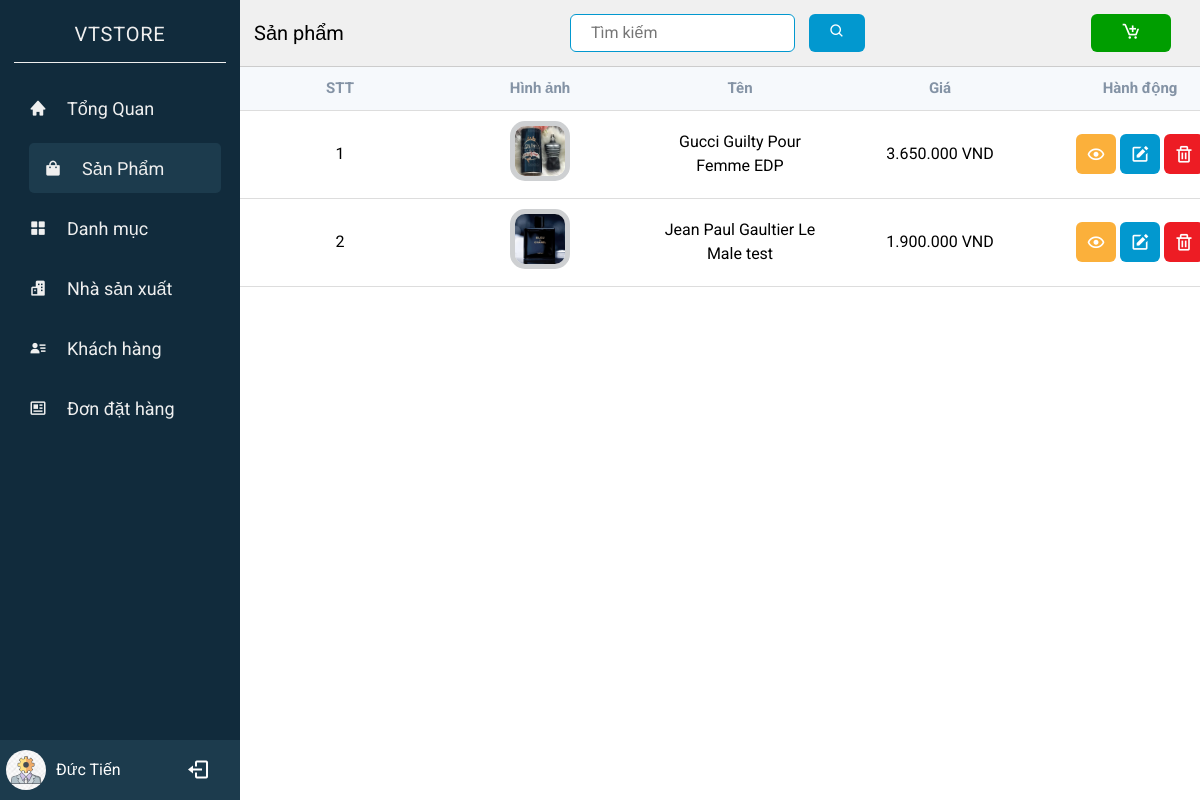
Page /?controller=product (signed in) on the committed database.
### tables this page shows
CREATE TABLE `products` (
  `id` int(11) NOT NULL,
  `name` varchar(255) NOT NULL,
  `price` int(11) DEFAULT NULL,
  `description` varchar(255) DEFAULT NULL,
  `img` text DEFAULT NULL,
  `category_id` int(11) DEFAULT NULL,
  `manufacturer_id` int(11) DEFAULT NULL,
  `status_delete` tinyint(1) NOT NULL DEFAULT 0,
  `create_at` datetime DEFAULT current_timestamp(),
  `update_at` datetime DEFAULT NULL
);

### Controllers/BaseController.php (called while the page is built, shortened)
<?php
class BaseController
{
    protected function view($viewPath, array $data = [])
    {
        require(self::VIEW_FOLDER_NAME . '/' . str_replace('.', '/', $viewPath) . '.php');
    }
}

### Controllers/ProductController.php (called while the page is built, shortened)
<?php
class ProductController extends BaseController
{
    private $productModel;
    public function __construct()
    {
        $this->productModel = new ProductModel();
    }
    public function index()
    {
        $select = ['id', 'name', 'price', 'img'];
        $order = ['id'];
        $result = $this->productModel->getAll($select, $order);
        $this->view('admin.products.index', ['result' => $result]);
    }
}

### index.php (called while the page is built, shortened)
<?php
require './Core/Database.php';
require './Models/BaseModel.php';
require './Controllers/BaseController.php';
$actionName = $_REQUEST['action'] ?? 'index';
$controllerObject = new $controllerName();
$controllerObject->$actionName();

### Core/Database.php (called while the page is built, shortened)
<?php
class Database
{
    public function Connect()
    {
        $connect = mysqli_connect(self::HOST, self::USERNAME, self::PASSWORD, self::DB_NAME);
        mysqli_set_charset($connect, 'utf8');
        if (mysqli_connect_errno() === 0) {
            return $connect;
        }
        return false;
    }
}

### Models/BaseModel.php (called while the page is built, shortened)
<?php
class BaseModel extends Database
{
    protected $connect;
    public function __construct()
    {
        $this->connect = $this->connect();
    }
    public function All($table, $select = ['*'], $orderBys = [], $limit = 1000)
    {
        $columns = implode(', ', $select);
        $orderByString = implode(' ', $orderBys);
        if ($orderByString) {
            $sql = "SELECT ${columns} FROM ${table} ORDER BY ${orderByString} LIMIT ${limit}";
        } else {
            $sql = "SELECT ${columns} FROM ${table}  LIMIT ${limit}";
        }
        $query = $this->_query($sql);
        $data = [];
        while ($row = mysqli_fetch_assoc($query)) {
            array_push($data, $row);
        }
        return $data;
    }
    private function _query($sql)
    {
        return mysqli_query($this->connect, $sql);
    }
}

### Models/ProductModel.php (called while the page is built, shortened)
<?php
class ProductModel extends BaseModel
{
    public function getAll($select = [], $orderBys = [], $limit = 1000)
    {
        return $this->all(self::TABLE, $select, $orderBys, $limit);
    }
}

### View/admin/products/index.php (the view, shortened to what this page needs)
<!DOCTYPE html>
<html lang="en">
<head>
    <link href="https://unpkg.com/boxicons@2.1.2/css/boxicons.min.css" rel="stylesheet" />
    <link rel="stylesheet" href="./Public/css/admin/Sidebar.css">
    <link rel="stylesheet" href="./Public/css/admin/Product.css">
</head>
<body>
    <div class="container">
        <?php include "./View/admin/include/sidebar.php" ?>
        <div class="home-content">
            <div class="home-content-table">
                <div class="home-content-table_header">
                    <p>Sản phẩm</p>
                    <form action="?controller=product&action=find" method="post">
                        <input type="text" placeholder="Tìm kiếm" name=search autocomplete="off">
                        <button class="btn-search" type="submit">
                            <i class='bx bx-search'></i>
                        </button>
                    </form>
                    <a href="?controller=product&action=formCreate">
                        <button class="btn-card-add">
                            <i class='bx bx-cart-add'></i>
                        </button>
                    </a>
                </div>
                <div class="home-content-table_section">
                    <table>
                        <thead>
                            <tr>
                                <th>STT</th>
                                <th>Hình ảnh</th>
                                <th>Tên</th>
                                <th>Giá</th>
                                <th>Hành động</th>
                            </tr>
                        </thead>
                        <tbody>
                            <?php
                            $number = 1;
                            foreach ($result as $value) : ?>
                                <tr>
                                    <td>
                                        <?php echo $number;
                                        $number++ ?> </td>
                                        <td><img src="./Public/img/product/<?php echo $value['img'] ?>" alt=""></td>
                                        <td><?php echo $value['name']; ?></td>
                                        <td><?php echo number_format($value['price'], 0, '.', '.'); ?> VND</td>
                                        <td>
                                            <div class="button-wrap">
                                                <a href="?controller=product&action=show&id=<?php echo $value["id"]; ?>">
                                                    <button>
                                                        <i class='bx bx-show'></i>
                                                    </button>
                                                </a>
                                                <a href="?controller=product&action=formUpdate&id=<?php echo $value["id"]; ?>">
                                                    <button>
                                                        <i class='bx bxs-edit'></i>
                                                    </button>
                                                </a>
                                                <a href="#" onclick="handleDelete(<?php echo $value['id']; ?>)">
                                                    <button>
                                                        <i class='bx bx-trash'></i>
                                                    </button>
                                                </a>
                                            </div>
                                        </td>
                                    </tr>
                                <?php endforeach; ?>
                            </tbody>
                        </table>
                    </div>
                </div>
            </div>
        </div>
    </body>
    </html>

### View/admin/include/sidebar.php (shortened to what this page needs)
<?php
$page =  strtolower($_REQUEST['controller'])
?>
<div class="sidebar">
    <div class="logo-content">
        <div class="logo">
            <div class="logo-name">VTSTORE</div>
        </div>
    </div>
    <ul class="nav-list">
        <li>
            <a href="?controller=home" class="<?php if ($page == 'home') {
                                                    echo 'active';
                                                } ?>">
                <i class="bx bxs-home"></i>
                <span class="links-name">Tổng Quan</span>
            </a>
        </li>
        <li>
            <a href="?controller=product" class="<?php if ($page == 'product') {
                                                        echo 'active';
                                                    } ?>">
                <i class="bx bxs-shopping-bag"></i>
                <span class="links-name">Sản Phẩm</span>
            </a>
        </li>
        <li>
            <a href="?controller=category" class="<?php if ($page == 'category') {
                                                        echo 'active';
                                                    } ?>">
                <i class="bx bxs-grid-alt"></i>
                <span class="links-name">Danh mục</span>
            </a>
        </li>
        <li>
            <a href="?controller=manufacturer" class="<?php if ($page == 'manufacturer') {
                                                            echo 'active';
                                                        } ?>">
                <i class='bx bxs-buildings'></i>
                <span class="links-name">Nhà sản xuất</span>
            </a>
        </li>
        <li>
            <a href="?controller=user" class="<?php if ($page == 'user') {
                                                    echo 'active';
                                                } ?>">
                <i class='bx bxs-user-detail'></i>
                <span class="links-name">Khách hàng</span>
            </a>
        </li>
        <li>
            <a href="?controller=order" class="<?php if ($page == 'order') {
                                                    echo 'active';
                                                } ?>">
                <i class='bx bx-news'></i>
                <span class="links-name">Đơn đặt hàng</span>
            </a>
        </li>
    </ul>
    <div class="profile-content">
        <div class="profile">
            <div class="profile-details">
                <img src="./Public/img/img_admin.jpg" alt="" />
                <div class="name-job">
                    <div class="name"><?php if (isset($_SESSION['login'])) {
                                            $nameAdmin = $_SESSION['login']['name'];
                                        } else {
                                            $nameAdmin = '';
                                        }
                                        if ($nameAdmin == '') {
                                            echo 'Lỗi tên';
                                        } else {
                                            echo $nameAdmin;
                                        }
                                        ?></div>
                </div>
            </div>
            <i class="bx bx-log-out" id="log-out" onclick="handleLogout();"></i>
        </div>
    </div>
</div>

### Public/css/admin/sidebar.css (style rules this page uses)
*, *::before, *::after { box-sizing: border-box; }
* { margin: 0; padding: 0; }
a { text-decoration: none; }
img, picture, video, canvas, svg { display: block; max-width: 100%; }
input, button, textarea, select { font: inherit; outline: none; }
p, h1, h2, h3, h4, h5, h6 { overflow-wrap: break-word; }
body { font-family: 'Roboto', sans-serif; }
.container { display: flex; position: relative; height: 100%; line-height: 1.5; min-height: 100vh; width: 100%; overflow: hidden; }
.sidebar { position: fixed; top: 0; left: 0; height: 100%; width: 240px; background-color: #112b3c; padding: 6px 14px; }
.sidebar .logo-content .logo { color: #efefef; text-align: center; padding: 13px 0; border-bottom: 0.2px solid #efefef; letter-spacing: 0.8px; }
.logo-name { font-size: 20px; font-weight: 400; }
.sidebar ul { margin-top: 20px; }
.sidebar ul li { position: relative; height: 50px; width: 100%; margin: 10px 5px; list-style: none; padding: 0 10px; }
.sidebar ul li a { display: flex; align-items: center; color: #efefef; text-decoration: none; align-items: center; transition: all 0.3s linear; font-size: 18px; }
.sidebar ul li a.active { background-color: #1c3b4d; border-radius: 5px; padding: 0 15px; }
.sidebar ul li i { padding-right: 20px; border-radius: 12px; line-height: 50px; }
.sidebar .profile-content { position: absolute; color: #fff; bottom: 0; left: 0; width: 100%; cursor: pointer; }
.sidebar .profile-content .profile { position: relative; padding: 10px 6px; height: 60px; background: #1c3b4d; }
.sidebar .profile-content .profile .profile-details { display: flex; align-items: center; }
.profile .profile-details img { width: 40px; height: 40px; border-radius: 50%; object-fit: cover; }
.profile .profile-details .name-job { margin-left: 10px; }
.profile .profile-details .name { font-size: 16px; font-weight: 400; }
.profile #log-out { position: absolute; top: 50%; transform: translateY(-50%); right: 10px; padding: 14px 20px; font-size: 24px; cursor: pointer; }
.home-content { height: 100%; width: calc(100% - 240px); margin-left: 240px; }

### Public/css/admin/Product.css (style rules this page uses)
.home-content { position: relative; }
.home-content-table { width: 100%; }
.home-content-table_header { display: flex; justify-content: space-between; align-items: center; padding: 14px; background-color: rgb(240, 240, 240); border-bottom: 1px solid #ccc; }
.home-content-table_header p { color: #000; }
.home-content-table_header input { padding: 6px 20px; margin-right: 10px; outline: none; border: 1px solid #0298cf; border-radius: 6px; color: #0298cf; }
button { outline: none; border: none; border-radius: 6px; cursor: pointer; padding: 10px; }
.home-content-table_header p { font-size: 20px; }
.home-content-table_header .btn-search { padding: 7px 20px; color: #fff; background-color: #0298cf; }
.home-content-table_header .btn-card-add { color: #fff; font-size: 20px; min-width: 80px; background-color: #009e00; padding: 4px 0; margin-right: 15px; transition: all 0.15s ease; }
.home-content-table_section { height: 85vh; overflow: auto; }
.home-content-table_section table { width: 100%; table-layout: fixed; min-width: 1000px; border-collapse: collapse; }
.home-content-table_section thead th { position: sticky; top: 0; background-color: #f6f9fc; color: #8493a5; font-size: 15px; }
.home-content-table_section thead th, .home-content-table_section tbody td { border-bottom: 1px solid #ddd; padding: 10px 20px; word-break: break-word; text-align: center; }
.home-content-table_section tbody td img { width: 60px; height: 60px; object-fit: cover; border-radius: 15px; border: 5px solid #ced0d2; display: inline-block; }
.home-content-table_section tbody td a { text-decoration: none; }
.home-content-table_section tbody td a:nth-child(1) button { background-color: #fbb03b; }
.home-content-table_section tbody td a:nth-child(2) button { background-color: #0298cf; }
.home-content-table_section tbody td a:nth-child(3) button { background-color: #ed1c24; }
.home-content-table_section tbody td .button-wrap { display: flex; justify-content: center; align-items: center; }
.home-content-table_section tbody td button { display: flex; flex-direction: row; justify-content: center; align-items: center; margin: 0 2px; color: #fff; transition: all 0.2s ease; }
.home-content-table_section tbody td button i { font-size: 20px; }

### rows in the picture
products: img (picture), name "Gucci Guilty Pour Femme EDP", price "3.650.000"
products: img (picture), name "Jean Paul Gaultier Le Male test", price "1.900.000"

### other values in the picture
$nameAdmin "Đức Tiến"
